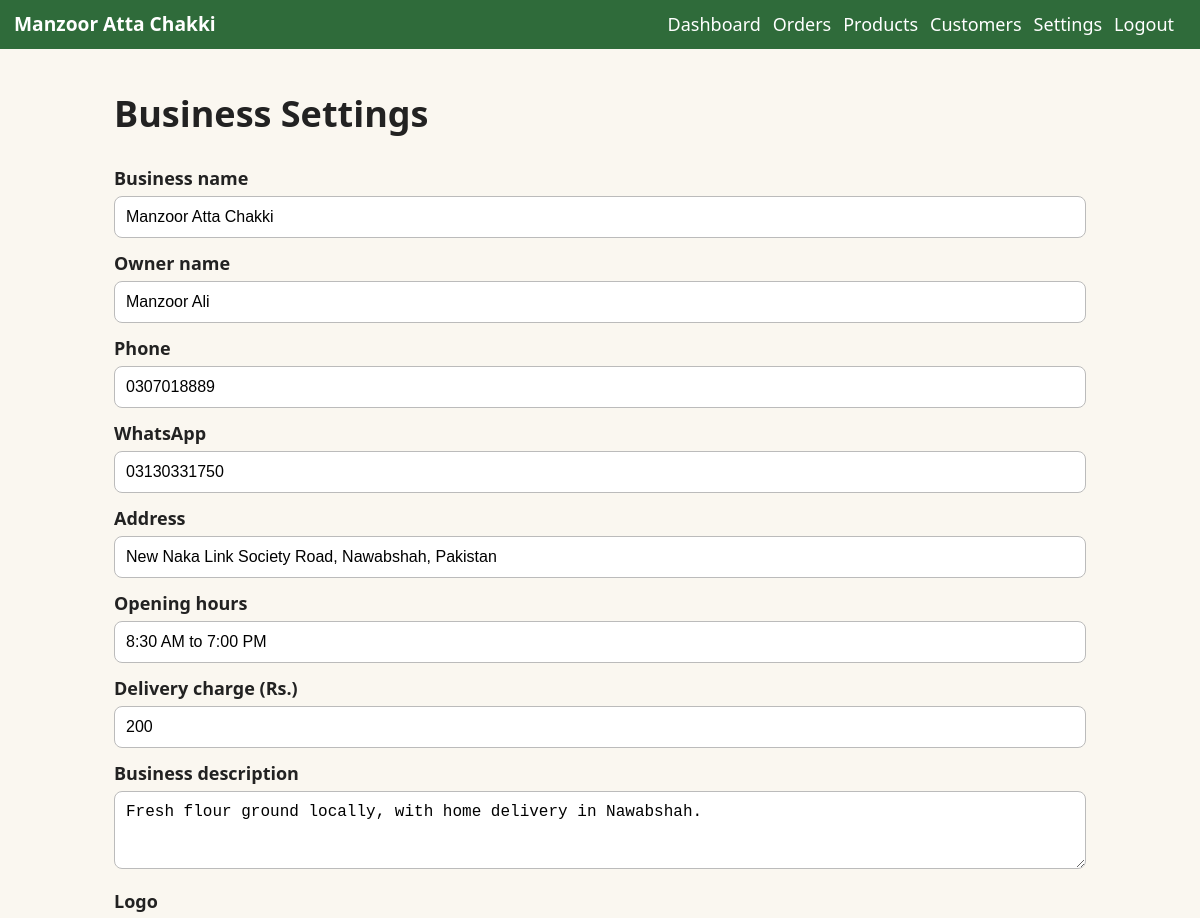
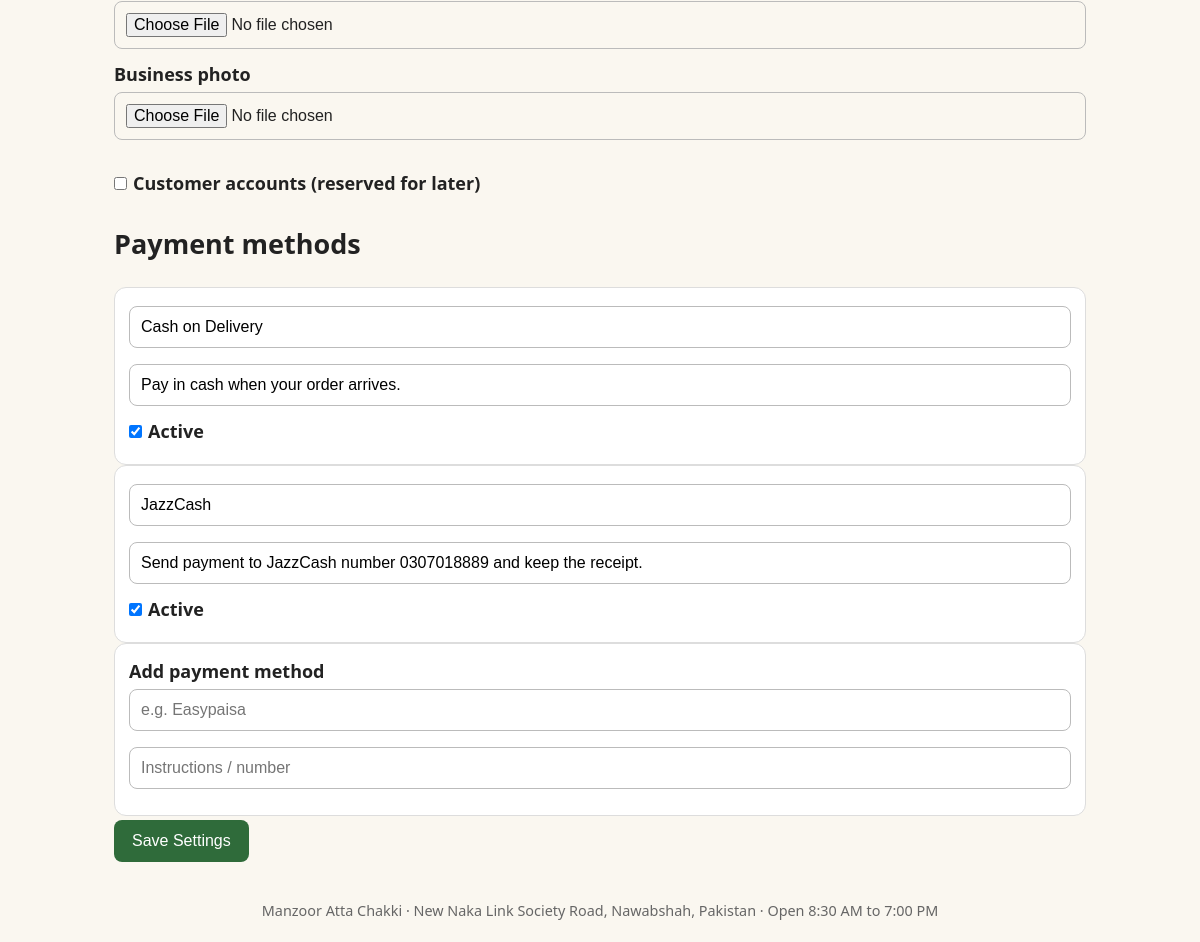
The app's page /admin/settings (signed in) with its own data (2 pictures, top to bottom).
### tables this page shows
CREATE TABLE settings(key TEXT PRIMARY KEY, value TEXT);

CREATE TABLE payment_methods(id INTEGER PRIMARY KEY, name TEXT, details TEXT DEFAULT '', active INTEGER DEFAULT 1);

### app.py (the view, shortened to what this page needs)
@app.route('/admin/settings', methods=['GET', 'POST'])
@admin_required
def settings():
    return render_template('admin_settings.html', pms=q('SELECT * FROM payment_methods ORDER BY id'))

### app.py (called while the page is built)
def db():
    if 'db' not in g:
        g.db = sqlite3.connect(DB)
        g.db.row_factory = sqlite3.Row
        g.db.execute('PRAGMA foreign_keys=ON')
    return g.db

def q(sql, a=(), one=False):
    c = db().execute(sql, a)
    return c.fetchone() if one else c.fetchall()

def S():
    return {r['key']: r['value'] for r in q('SELECT * FROM settings')}

def csrf_token():
    if '_csrf' not in session:
        session['_csrf'] = secrets.token_hex(16)
    return session['_csrf']

@app.context_processor
def ctx():
    return dict(s=S(), csrf=csrf_token, STATUSES=STATUSES)

@app.before_request
def csrf_check():
    if request.method == 'POST' and request.form.get('csrf', '') != session.get('_csrf', 'x'):
        abort(400)

def admin_required(f):
    @wraps(f)
    def w(*a, **k):
        if not session.get('admin'):
            return redirect(url_for('login'))
        return f(*a, **k)
    return w

### templates/admin_settings.html (shortened to what this page needs)
{% extends 'base.html' %}{% block c %}<h1>Business Settings</h1><form method="post" enctype="multipart/form-data"><input type="hidden" name="csrf" value="{{ csrf() }}">
{% for k,l in [('business_name','Business name'),('owner','Owner name'),('phone','Phone'),('whatsapp','WhatsApp'),('address','Address'),('hours','Opening hours')] %}<label>{{ l }}</label><input name="{{ k }}" value="{{ s[k] }}">{% endfor %}
<label>Delivery charge (Rs.)</label><input type="number" min="0" name="delivery_charge" value="{{ s.delivery_charge }}">
<label>Business description</label><textarea name="description" rows="3">{{ s.description }}</textarea>
{% for k,l in [('logo','Logo'),('hero_photo','Business photo')] %}<label>{{ l }}</label><input type="file" name="{{ k }}" accept="image/*">{% endfor %}
<p><label><input type="checkbox" name="accounts_enabled" {{ 'checked' if s.accounts_enabled=='1' }}>Customer accounts (reserved for later)</label></p>
<h2>Payment methods</h2>{% for m in pms %}<div class="card"><input name="pm_name_{{ m.id }}" value="{{ m.name }}"><input name="pm_details_{{ m.id }}" value="{{ m.details }}"><label><input type="checkbox" name="pm_active_{{ m.id }}" {{ 'checked' if m.active }}>Active</label></div>{% endfor %}
<div class="card"><label>Add payment method</label><input name="new_pm" placeholder="e.g. Easypaisa"><input name="new_pm_details" placeholder="Instructions / number"></div><button>Save Settings</button></form>{% endblock %}

### templates/base.html (shortened to what this page needs)
<!doctype html><html lang="en"><head><meta charset="utf-8"><meta name="viewport" content="width=device-width,initial-scale=1">
<title>{% block t %}{{ s.business_name }}{% endblock %}</title><link rel="stylesheet" href="{{ url_for('static', filename='style.css') }}"></head><body>
<header><a class="brand" href="/">{% if s.logo %}<img src="/uploads/{{ s.logo }}" alt="">{% endif %}{{ s.business_name }}</a>
<nav>{% if request.path.startswith('/admin') and session.admin %}
<a href="/admin">Dashboard</a><a href="/admin/orders">Orders</a><a href="/admin/products">Products</a><a href="/admin/customers">Customers</a><a href="/admin/settings">Settings</a><a href="/admin/logout">Logout</a>
{% else %}<a href="/">Home</a><a href="/about">About</a><a href="/products">Products</a><a href="/order">Order Online</a><a href="/delivery">Delivery</a><a href="/feedback">Feedback</a><a href="/contact">Contact</a>{% endif %}</nav></header>
<main>{% block c %}{% endblock %}</main>
<footer>{{ s.business_name }} · {{ s.address }} · Open {{ s.hours }}</footer></body></html>

### static/style.css (style rules this page uses)
:root { --g:#2f6b3a;--bg:#faf7f0;--tx:#222;--ln:#ddd }
* { box-sizing:border-box }
body { margin:0;font:18px/1.5 system-ui,sans-serif;background:var(--bg);color:var(--tx) }
header { background:var(--g);color:#fff;padding:10px 14px;display:flex;flex-wrap:wrap;gap:8px;align-items:center;justify-content:space-between }
header a { color:#fff;text-decoration:none;margin-right:12px }
.brand { font-weight:700;font-size:1.2rem;display:flex;align-items:center;gap:8px }
main { max-width:1000px;margin:auto;padding:14px }
footer { text-align:center;padding:20px;color:#666;font-size:.9rem }
.btn,button { display:inline-block;background:var(--g);color:#fff;border:0;border-radius:8px;padding:12px 18px;font-size:1rem;text-decoration:none;cursor:pointer;margin:4px 4px 4px 0 }
.card { background:#fff;border:1px solid var(--ln);border-radius:12px;padding:14px }
input,select,textarea { width:100%;padding:11px;font-size:1rem;border:1px solid #bbb;border-radius:8px;margin:4px 0 12px }
input[type=checkbox],input[type=radio] { width:auto;margin-right:6px }
label { font-weight:600 }

### records on screen
settings: business_name "Manzoor Atta Chakki", business_name "Manzoor Atta Chakki"
settings: owner "Manzoor Ali"
settings: phone "0307018889"
settings: whatsapp "03130331750"
settings: address "New Naka Link Society Road, Nawabshah, Pakistan", address "New Naka Link Society Road, Nawabshah, Pakistan"
settings: hours "8:30 AM to 7:00 PM", hours "8:30 AM to 7:00 PM"
settings: delivery_charge "200"
settings: description "Fresh flour ground locally, with home delivery in Nawabshah."
payment_methods: name "Cash on Delivery", details "Pay in cash when your order arrives."
payment_methods: name "JazzCash", details "Send payment to JazzCash number 0307018889 and keep the receipt."

### other values on screen
{{ l }} "Business name" "Owner name" "Phone" "WhatsApp" "Address" "Opening hours"
{{ l }} "Logo" "Business photo"
